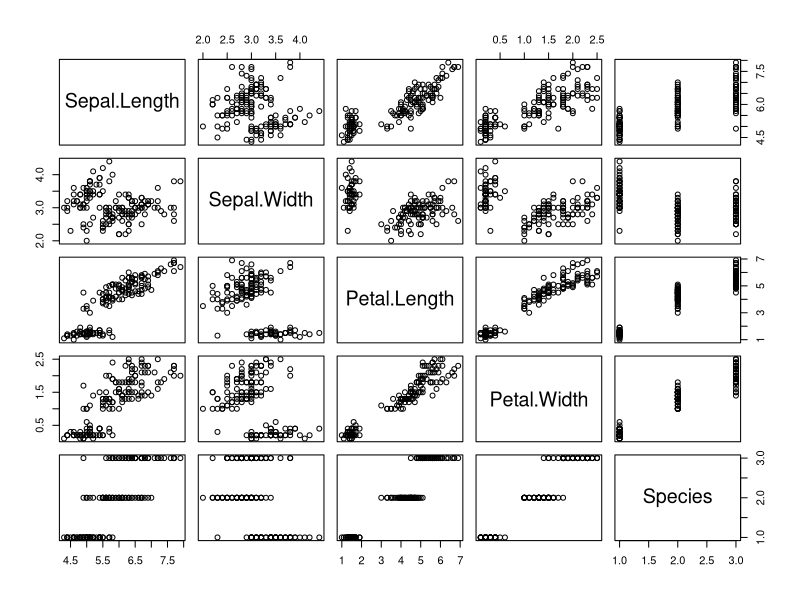
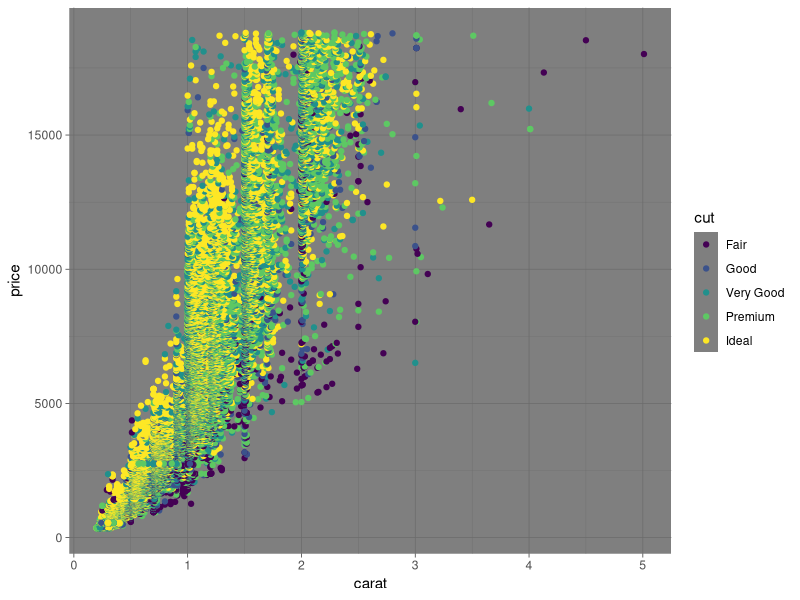

The R source for these figures, in order:
## ---- chunk 1
knitr::opts_chunk$set(collapse = TRUE)
## ---- chunk 2
plot(iris)
## ---- chunk 3
library(tidyverse)

diamonds%>%
  ggplot(aes(x=carat,y=price,color=cut))+
  geom_point()+
  theme_dark()
  
